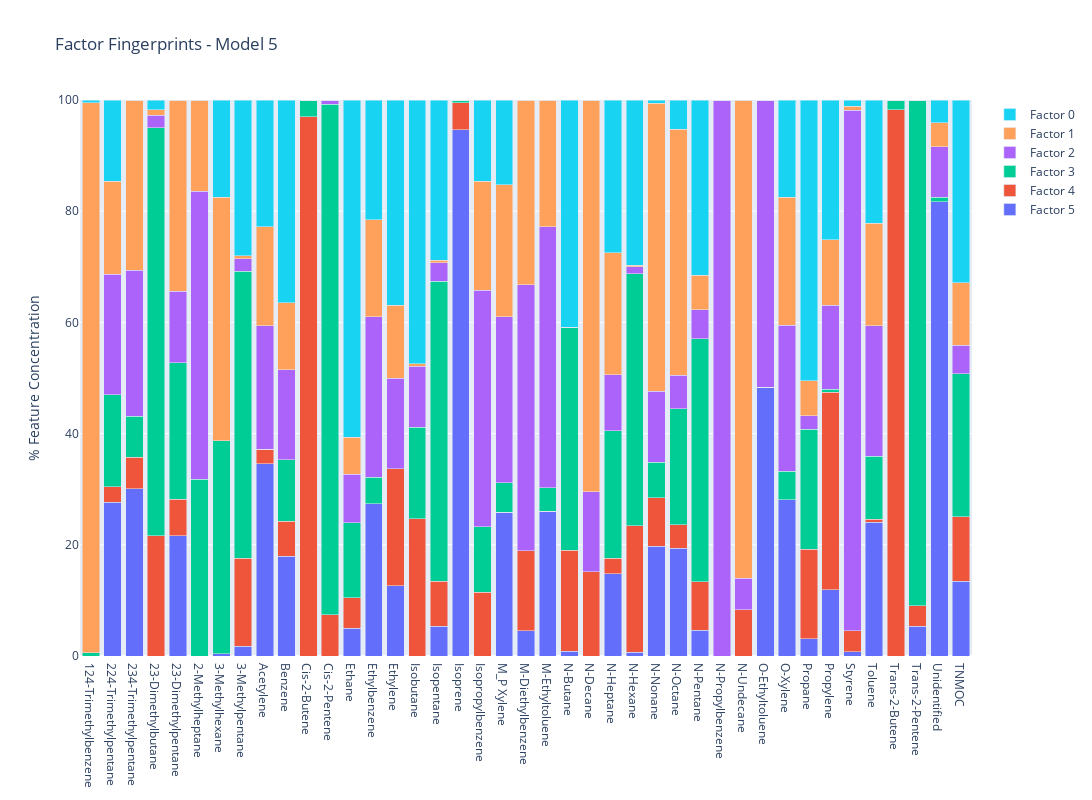

This figure's notebook cell:
### Code cell
# Model factor fingerprint specifies the feature percentage of each factor.
model_analysis.plot_factor_fingerprints()

### Figure 1 — Plotly figure (JSON) as saved in the notebook; plotly's stock layout.template omitted (floating-point values rounded to 4 significant figures)
{"data": [{"name": "Factor 5", "type": "bar", "x": ["124-Trimethylbenzene", "224-Trimethylpentane", "234-Trimethylpentane", "23-Dimethylbutane", "23-Dimethylpentane", "2-Methylheptane", "3-Methylhexane", "3-Methylpentane", "Acetylene", "Benzene", "Cis-2-Butene", "Cis-2-Pentene", "Ethane", "Ethylbenzene", "Ethylene", "Isobutane", "Isopentane", "Isoprene", "Isopropylbenzene", "M_P Xylene", "M-Diethylbenzene", "M-Ethyltoluene", "N-Butane", "N-Decane", "N-Heptane", "N-Hexane", "N-Nonane", "N-Octane", "N-Pentane", "N-Propylbenzene", "N-Undecane", "O-Ethyltoluene", "O-Xylene", "Propane", "Propylene", "Styrene", "Toluene", "Trans-2-Butene", "Trans-2-Pentene", "Unidentified", "TNMOC"], "y": [1.08e-23, 27.65, 30.11, 3.822e-64, 21.6, 7.426e-21, 0.3728, 1.764, 34.58, 17.97, 1.198e-87, 1.533e-57, 4.95, 27.34, 12.6, 0.0002377, 5.381, 94.68, 7.931e-52, 25.89, 4.587, 26.02, 0.8374, 1.491e-15, 14.82, 0.6996, 19.74, 19.38, 4.664, 4.269e-157, 2.162e-135, 48.32, 28.12, 3.128, 11.89, 0.7356, 24.02, 2.882e-89, 5.339, 81.73, 13.42]}, {"name": "Factor 4", "type": "bar", "x": ["124-Trimethylbenzene", "224-Trimethylpentane", "234-Trimethylpentane", "23-Dimethylbutane", "23-Dimethylpentane", "2-Methylheptane", "3-Methylhexane", "3-Methylpentane", "Acetylene", "Benzene", "Cis-2-Butene", "Cis-2-Pentene", "Ethane", "Ethylbenzene", "Ethylene", "Isobutane", "Isopentane", "Isoprene", "Isopropylbenzene", "M_P Xylene", "M-Diethylbenzene", "M-Ethyltoluene", "N-Butane", "N-Decane", "N-Heptane", "N-Hexane", "N-Nonane", "N-Octane", "N-Pentane", "N-Propylbenzene", "N-Undecane", "O-Ethyltoluene", "O-Xylene", "Propane", "Propylene", "Styrene", "Toluene", "Trans-2-Butene", "Trans-2-Pentene", "Unidentified", "TNMOC"], "y": [4.03e-13, 2.782, 5.675, 21.64, 6.591, 3.509e-14, 1.12e-54, 15.85, 2.641, 6.25, 96.95, 7.433, 5.521, 3.541e-10, 21.05, 24.68, 8.038, 4.83, 11.51, 1.263e-27, 14.32, 7.981e-17, 18.18, 15.14, 2.81, 22.7, 8.721, 4.222, 8.682, 4.321e-27, 8.354, 3.887e-27, 2.155e-13, 16.03, 35.57, 3.833, 0.5425, 98.23, 3.676, 1.182e-147, 11.64]}, {"name": "Factor 3", "type": "bar", "x": ["124-Trimethylbenzene", "224-Trimethylpentane", "234-Trimethylpentane", "23-Dimethylbutane", "23-Dimethylpentane", "2-Methylheptane", "3-Methylhexane", "3-Methylpentane", "Acetylene", "Benzene", "Cis-2-Butene", "Cis-2-Pentene", "Ethane", "Ethylbenzene", "Ethylene", "Isobutane", "Isopentane", "Isoprene", "Isopropylbenzene", "M_P Xylene", "M-Diethylbenzene", "M-Ethyltoluene", "N-Butane", "N-Decane", "N-Heptane", "N-Hexane", "N-Nonane", "N-Octane", "N-Pentane", "N-Propylbenzene", "N-Undecane", "O-Ethyltoluene", "O-Xylene", "Propane", "Propylene", "Styrene", "Toluene", "Trans-2-Butene", "Trans-2-Pentene", "Unidentified", "TNMOC"], "y": [0.6026, 16.56, 7.345, 73.4, 24.57, 31.8, 38.38, 51.6, 1.828e-13, 11.06, 3.054, 91.77, 13.46, 4.772, 6.098e-23, 16.43, 53.99, 0.4927, 11.76, 5.275, 5.852e-221, 4.253, 39.98, 8.209e-25, 22.91, 45.32, 6.388, 20.88, 43.72, 2.503e-25, 9.749e-96, 1.127e-114, 5.109, 21.59, 0.5257, 6.65e-14, 11.36, 1.772, 90.96, 0.7439, 25.75]}, {"name": "Factor 2", "type": "bar", "x": ["124-Trimethylbenzene", "224-Trimethylpentane", "234-Trimethylpentane", "23-Dimethylbutane", "23-Dimethylpentane", "2-Methylheptane", "3-Methylhexane", "3-Methylpentane", "Acetylene", "Benzene", "Cis-2-Butene", "Cis-2-Pentene", "Ethane", "Ethylbenzene", "Ethylene", "Isobutane", "Isopentane", "Isoprene", "Isopropylbenzene", "M_P Xylene", "M-Diethylbenzene", "M-Ethyltoluene", "N-Butane", "N-Decane", "N-Heptane", "N-Hexane", "N-Nonane", "N-Octane", "N-Pentane", "N-Propylbenzene", "N-Undecane", "O-Ethyltoluene", "O-Xylene", "Propane", "Propylene", "Styrene", "Toluene", "Trans-2-Butene", "Trans-2-Pentene", "Unidentified", "TNMOC"], "y": [1.51e-50, 21.62, 26.25, 2.195, 12.87, 51.78, 1.573e-65, 2.275, 22.21, 16.18, 5.478e-36, 0.7963, 8.738, 28.86, 16.28, 11.03, 3.278, 6.035e-45, 42.53, 29.89, 47.9, 46.92, 0.1168, 14.42, 10.09, 1.298, 12.77, 5.985, 5.166, 100, 5.606, 51.68, 26.22, 2.434, 15.13, 93.6, 23.45, 8.945e-28, 0.02709, 9.107, 5.047]}, {"name": "Factor 1", "type": "bar", "x": ["124-Trimethylbenzene", "224-Trimethylpentane", "234-Trimethylpentane", "23-Dimethylbutane", "23-Dimethylpentane", "2-Methylheptane", "3-Methylhexane", "3-Methylpentane", "Acetylene", "Benzene", "Cis-2-Butene", "Cis-2-Pentene", "Ethane", "Ethylbenzene", "Ethylene", "Isobutane", "Isopentane", "Isoprene", "Isopropylbenzene", "M_P Xylene", "M-Diethylbenzene", "M-Ethyltoluene", "N-Butane", "N-Decane", "N-Heptane", "N-Hexane", "N-Nonane", "N-Octane", "N-Pentane", "N-Propylbenzene", "N-Undecane", "O-Ethyltoluene", "O-Xylene", "Propane", "Propylene", "Styrene", "Toluene", "Trans-2-Butene", "Trans-2-Pentene", "Unidentified", "TNMOC"], "y": [98.91, 16.77, 30.63, 1.017, 34.38, 16.42, 43.72, 0.4704, 17.79, 12.08, 1.27e-97, 1.476e-55, 6.658, 17.44, 13.12, 0.4674, 0.5053, 2.833e-88, 19.57, 23.66, 33.19, 22.81, 3.689e-13, 70.45, 21.89, 0.2574, 51.81, 44.3, 6.207, 1.306e-108, 86.04, 3.051e-34, 23.03, 6.36, 11.75, 0.7121, 18.49, 9.917e-73, 4.546e-09, 4.322, 11.26]}, {"name": "Factor 0", "type": "bar", "x": ["124-Trimethylbenzene", "224-Trimethylpentane", "234-Trimethylpentane", "23-Dimethylbutane", "23-Dimethylpentane", "2-Methylheptane", "3-Methylhexane", "3-Methylpentane", "Acetylene", "Benzene", "Cis-2-Butene", "Cis-2-Pentene", "Ethane", "Ethylbenzene", "Ethylene", "Isobutane", "Isopentane", "Isoprene", "Isopropylbenzene", "M_P Xylene", "M-Diethylbenzene", "M-Ethyltoluene", "N-Butane", "N-Decane", "N-Heptane", "N-Hexane", "N-Nonane", "N-Octane", "N-Pentane", "N-Propylbenzene", "N-Undecane", "O-Ethyltoluene", "O-Xylene", "Propane", "Propylene", "Styrene", "Toluene", "Trans-2-Butene", "Trans-2-Pentene", "Unidentified", "TNMOC"], "y": [0.4855, 14.61, 3.185e-05, 1.745, 1.478e-19, 1.064e-25, 17.52, 28.04, 22.78, 36.46, 6.637e-117, 9.783e-92, 60.67, 21.58, 36.94, 47.4, 28.8, 8.295e-31, 14.63, 15.28, 2.39e-132, 2.302e-15, 40.88, 1.801e-81, 27.49, 29.72, 0.5637, 5.228, 31.56, 2.993e-84, 2.899e-46, 1.389e-213, 17.53, 50.45, 25.12, 1.123, 22.14, 4.287e-52, 4.839e-25, 4.1, 32.89]}], "layout": {"barmode": "stack", "height": 800, "title": {"text": "Factor Fingerprints - Model 5"}, "width": 1200, "xaxis": {"autorange": true, "range": [-0.5, 40.5], "type": "category"}, "yaxis": {"range": [0, 100], "title": {"text": "% Feature Concentration"}, "type": "linear"}}}
